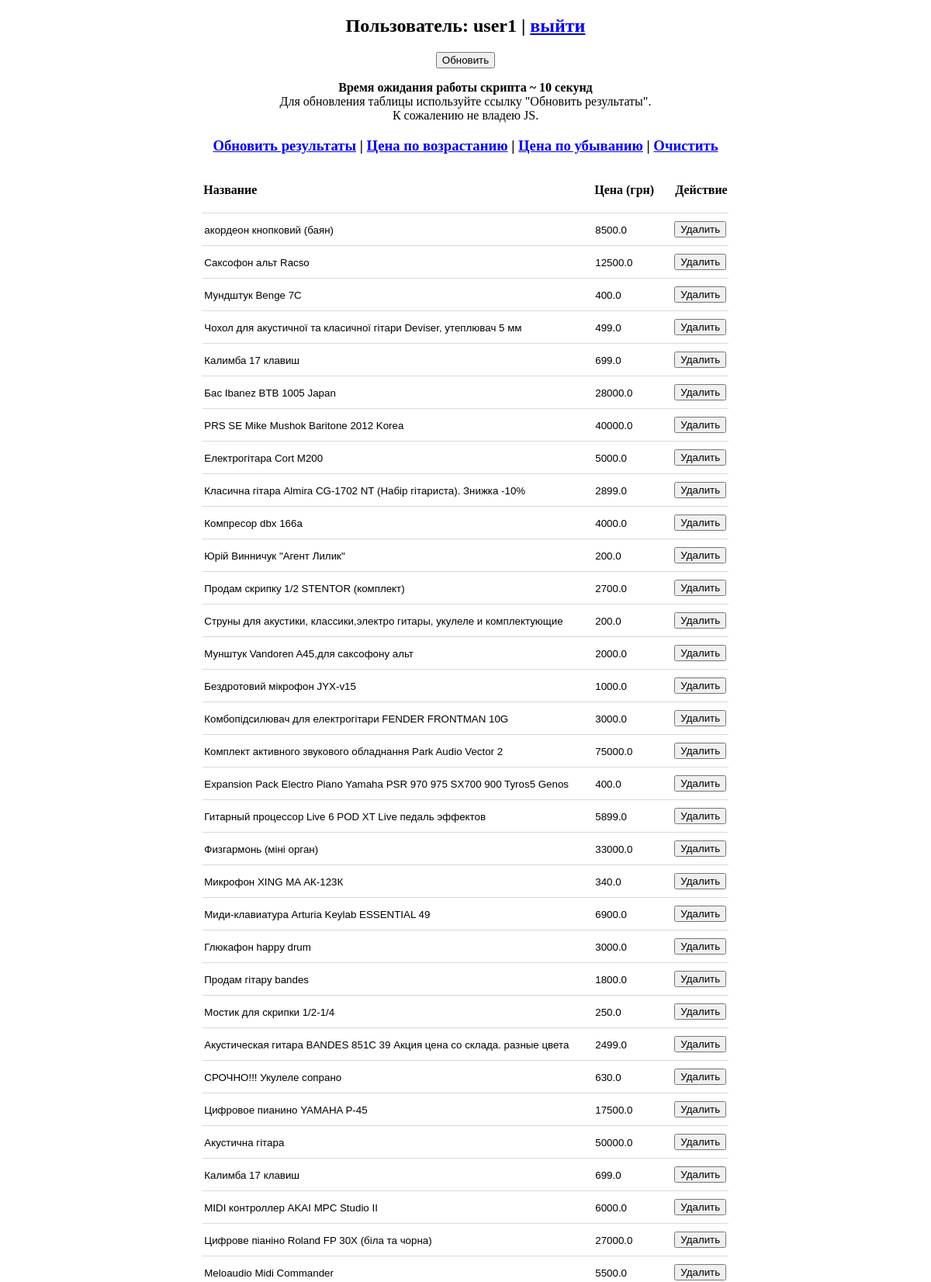
The page / (signed in, upper part) on the database its author committed.
### main.py (models this page shows, shortened)
class Users(db.Model):
    id = db.Column(db.Integer, primary_key=True)
    login = db.Column(db.String(100), nullable=False)
    password = db.Column(db.String(255), nullable=False)
    access_level = db.Column(db.Integer, nullable=False)

class Advertisements(db.Model):
    id = db.Column(db.Integer, primary_key=True)
    title = db.Column(db.String(100), nullable=False)
    price = db.Column(db.Float, nullable=False)
    photo = db.Column(db.String(255), nullable=False)
    seller_name = db.Column(db.String(255), nullable=False)

### main.py (the view, shortened to what this page needs)
@app.route('/', methods=['GET', 'POST'])
def index():
    try:
        user_id = session['user_id']
    except:
        return redirect(url_for('login'))
    user = Users.query.get(user_id)
    if user.access_level == 1:
        goal = 100
        estimate_time = 10
    elif user.access_level == 2:
        goal = 200
        estimate_time = 20
    elif user.access_level == 3:
        goal = 300
        estimate_time = 30
    else:
        goal = 0
    if request.args.get('user') == 'logout':
        del session['user_id']
        return redirect(url_for('login'))
    advertisements = Advertisements.query.order_by(Advertisements.id.desc()).limit(goal).all()
    if request.args.get('sort') == 'price_down':
        advertisements.sort(key=lambda x: x.price, reverse=True)
    if request.args.get('sort') == 'price_up':
        advertisements.sort(key=lambda x: x.price, reverse=False)
    data = {
        'user_id': user_id,
        'user_login': Users.query.get(user_id).login,
        'user_access_level': Users.query.get(user_id).access_level,
        'advertisements': advertisements,
        'estimate_time': estimate_time,
    }
    return render_template('main.html', data=data)

### templates/main.html (shortened to what this page needs)
{% extends 'base.html' %}
{% block content %}
    <h2>Пользователь: {{ data['user_login'] }} | <a href="?user=logout">выйти</a></h2>
    <form method="post">
        <input type="submit" name="action" value="Обновить">
        <p><b>Время ожидания работы скрипта ~ {{ data['estimate_time'] }} секунд</b><br>
        Для обновления таблицы используйте ссылку "Обновить результаты".<br>
        К сожалению не владею JS.
        </p>
    </form>
    <h3><a href="/">Обновить результаты</a>
        {% if data['advertisements'] | length > 0 %} |
            <a href="?sort=price_up">Цена по возрастанию</a> |
            <a href="?sort=price_down">Цена по убыванию</a> |
            <a href="?data=clear">Очистить</a>
        {% endif %}
    </h3>
    <br>
    {% if data['advertisements'] | length > 0 %}
        <table>
            <thead>
                <tr>
                    <th>Название</th>
                    <th>Цена (грн)</th>
                    <th>Действие</th>
                </tr>
            </thead>
            <tbody>
                {% for adv in data['advertisements'] %}
                    <tr>
                        <form method="post">
                            <td class="title">
                                <input type="text" name="title" value="{{ adv.title }}" readonly>
                            </td>
                            <td class="price">
                                <input type="text" name="price" value="{{ adv.price }}" readonly>
                            </td>
                            <td>
                                <input type="submit" name="action" value="Удалить">
                            </td>
                        </form>
                    </tr>
                {% endfor %}
            </tbody>
        </table>
    {% endif %}
{% endblock content %}

### templates/base.html (shortened to what this page needs)
<!DOCTYPE html>
<html lang="en">
<head>
</head>
<body>
    <center>
        {% block content %}
        {% endblock content %}
    </center>
</body>
</html>

### templates/base.html (style rules this page uses)
table { border-collapse: collapse; }
th { padding-bottom: 20px; text-align: left; }
tr { border-bottom: 1px solid #72727243; }
td { padding: 10px 0; }
td.title input { width: 500px; }
td.price input { width: 100px; }
.title input, .price input, .seller_name input { border: none; }

### rows shown on the page
Users: user_login "user1"
Advertisements: title "акордеон кнопковий (баян)", price "8500.0"
Advertisements: title "Саксофон альт Racso", price "12500.0"
Advertisements: title "Мундштук Benge 7С", price "400.0"
Advertisements: title "Чохол для акустичної та класичної гітари Deviser, утеплювач 5 мм", price "499.0"
Advertisements: title "Калимба 17 клавиш", price "699.0"
Advertisements: title "Бас Ibanez BTB 1005 Japan", price "28000.0"
Advertisements: title "PRS SE Mike Mushok Baritone 2012 Korea", price "40000.0"
Advertisements: title "Електрогітара Cort M200", price "5000.0"
Advertisements: title "Класична гітара Almira CG-1702 NT (Набір гітариста). Знижка -10%", price "2899.0"
Advertisements: title "Компресор dbx 166a", price "4000.0"
Advertisements: title "Юрій Винничук \"Агент Лилик\"", price "200.0"
Advertisements: title "Продам скрипку 1/2 STENTOR (комплект)", price "2700.0"
Advertisements: title "Струны для акустики, классики,электро гитары, укулеле и комплектующие", price "200.0"
Advertisements: title "Мунштук Vandoren A45,для саксофону альт", price "2000.0"
Advertisements: title "Бездротовий мікрофон JYX-v15", price "1000.0"
Advertisements: title "Комбопідсилювач для електрогітари FENDER FRONTMAN 10G", price "3000.0"
Advertisements: title "Комплект активного звукового обладнання Park Audio Vector 2", price "75000.0"
Advertisements: title "Expansion Pack Electro Piano Yamaha PSR 970 975 SX700 900 Tyros5 Genos", price "400.0"
Advertisements: title "Гитарный процессор Live 6 POD XT Live педаль эффектов", price "5899.0"
Advertisements: title "Физгармонь (міні орган)", price "33000.0"
Advertisements: title "Микрофон ХING MA АК-123К", price "340.0"
Advertisements: title "Миди-клавиатура Arturia Keylab ESSENTIAL 49", price "6900.0"
Advertisements: title "Глюкафон happy drum", price "3000.0"
Advertisements: title "Продам гітару bandes", price "1800.0"
Advertisements: title "Мостик для скрипки 1/2-1/4", price "250.0"
Advertisements: title "Акустическая гитара BANDES 851С 39 Акция цена со склада. разные цвета", price "2499.0"
Advertisements: title "СРОЧНО!!! Укулеле сопрано", price "630.0"
Advertisements: title "Цифровое пианино YAMAHA P-45", price "17500.0"
Advertisements: title "Акустична гітара", price "50000.0"
Advertisements: title "Калимба 17 клавиш", price "699.0"
Advertisements: title "MIDI контроллер AKAI MPC Studio II", price "6000.0"
Advertisements: title "Цифрове пiанiно Roland FP 30X (бiла та чорна)", price "27000.0"
Advertisements: title "Meloaudio Midi Commander", price "5500.0"

### other values the page prints
{{ data['estimate_time'] }} "10"
